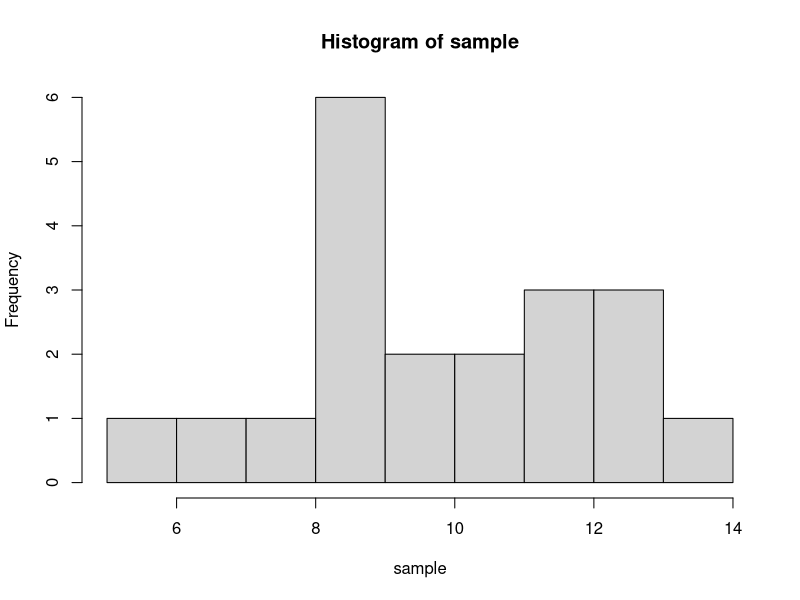
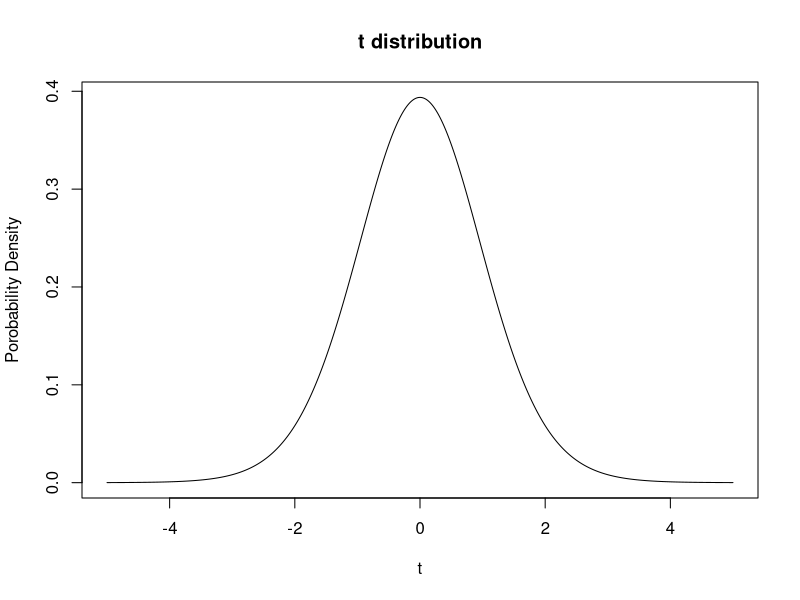
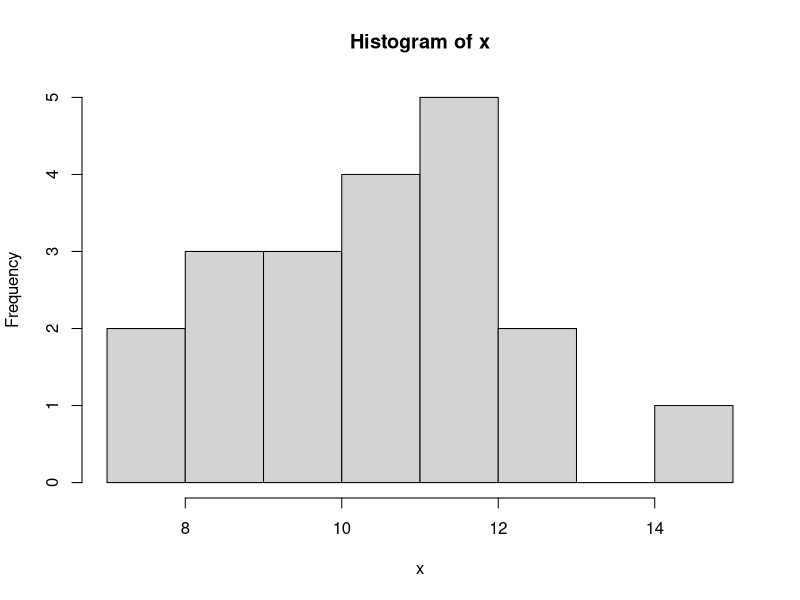
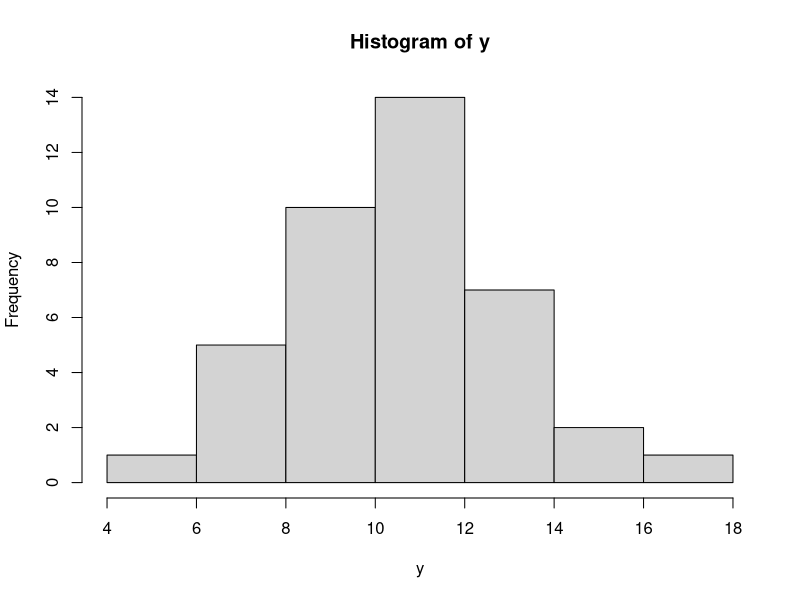
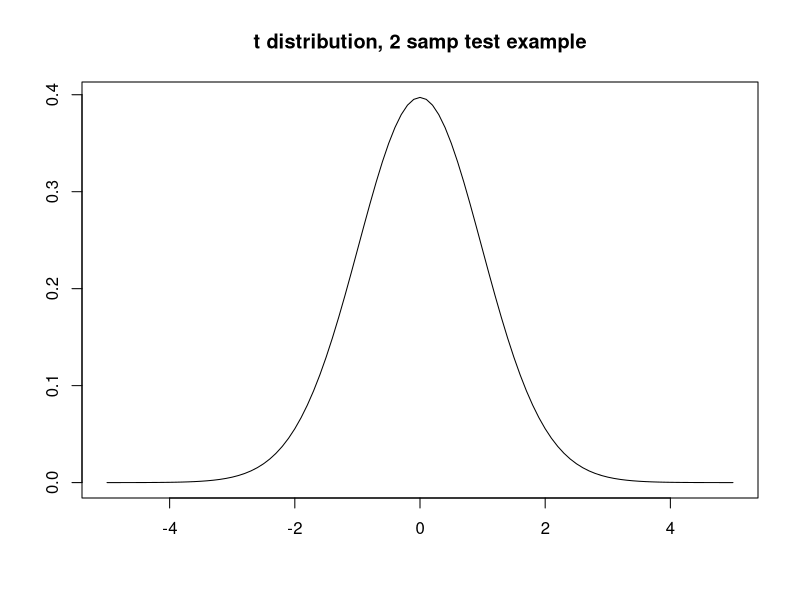
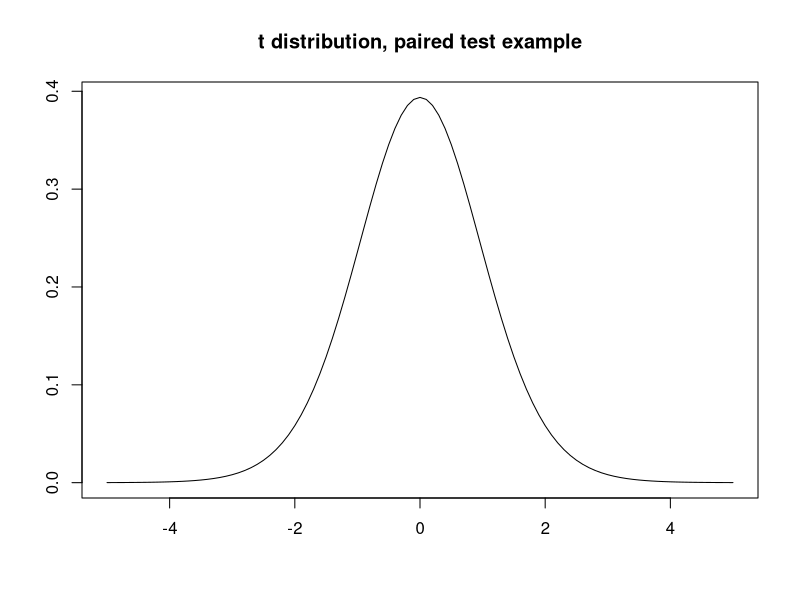

These figures' R source, in order:
## ---- chunk 1
# First set the sample size we are going to use when we draw our sample. Let's do a sample size of 20 and
# call the variable n
n = 20

# Create a sample to use via the rnorm command. Call this variable "sample".
# Give it a mean of 10 and a standard deviation of 2.5
# plot it in a histogram using hist()
sample = rnorm(n, mean = 10, sd = 2.5)

hist(sample)

# Quickly remake the t distribution, by copying the code we used last time. 
x = seq(-5,5,by = 0.001)
tdistr = dt(x,n-1)
plot(x,tdistr,type = "l",main = "t distribution",xlab = "t",ylab = "Porobability Density")

# what's our t value and where is it on the distribution?  What do you predict for the result of
# the test?
obs_t = (mean(sample)-10)/(sd(sample)/sqrt(length(sample)))

# R's t-test function is called t.test. run help(t.test) to get a feel for the function.

# do the t.test:
# remember, the mean of our null is 10 and we want to do a right, one-sided test (greater than).
t.test(sample,mu = 10,alternative="g")

# There are a lot of outputs, but for our purposes we want to focus on 
# the p-value. 
## ---- chunk 2
#Let's do sample sizes of x = 20 and y = 40 (same sd).

x = rnorm(20, mean = 10, sd = 2.5)
y = rnorm(40, mean = 11, sd = 2.5)

# Look at them using hist().

hist(x)
hist(y)
## ---- chunk 3
# Here I made the variances equal. In practice if we are using a two
# sample t test and allowing ourselves to assume equal variances then we
# compute what is called the pooled standard deviation. 

sp = ((length(x)-1)*sd(x)^2+(length(y)-1)*sd(y)^2)/(length(x)+length(y)-2)
sp = sqrt(sp)

# Then we need to think about our H0 for a moment.

# Let's say our H0 is that the population means are equal.ie mean(x)=mean(y).
# So we can calculate our t statistic as follows:
  
obs_t = (mean(x)-mean(y))/sqrt((sp^2)/length(x)+(sp^2)/length(y))

# Now we need to think about our Ha.  Let's say we thought it might be the
# case that mean(x) < mean(y), That means our t stat would be out there in the left
# tail of the distribution.  Think about an extreme case where we would feel confident
# in saying mean(x) < mean(y).  Imagine mean(x) was 0 and
# mean(y) was 1000.  If the samples were large and xbar ~mean(x) and ybar ~mean(y) then
# tstat would be large and negative! This means to the left.

# Ok so what does our t distribution look like?  Where does our observed
# value of t land?  What does that imply for our testing?

tdistr = dt(seq(-5,5,by = .1),length(x)+length(y)-2)
plot(seq(-5,5,by=.1),tdistr,type = "l",main = "t distribution, 2 samp test example",xlab = "",ylab = "")

# Ok now use the t.test to perform a two-sample t-test. We do not need to set mu, instead we need to 
# input both samples into t.test(). We also need to specify that the variances of our samples are 
# equal and that we want a "left" or "lesser" one-sided t-test. 
t.test(x,y,var.equal=TRUE, alternative = "l")

# Do the results of the t-test confirm your intuition?

## ---- chunk 4
N_iter = 20000
h_out = 0
alpha = 0.05
for (i in 1:N_iter){
  x = rnorm(n, mean = 10, sd = 2.5)
  p=t.test(x,mu = 10,alternative = "g")[["p.value"]]
  if (p < alpha){
  h_out = h_out+1
  }
  }
# So what's the rate of type I error?

h_out/N_iter

# It should be close to our significance level!  If H0 is true and we
# reject the Null we are out in the tail of distribution by chance.  And
# alpha is the probability of that!
## ---- chunk 5
# Ok we need two samples again. Let's call them x and y again. 
# Set both sample sizes to 20. Set the mean of one of x to 10 and the mean of y to 11. 
# Standard deviation for both is 2.5
n=20

x = rnorm(n, mean = 10, sd = 2.5)
y = rnorm(n, mean = 11, sd = 2.5)

# Ok, so what are our diffs? does the order matter? In this case our HA is that mean(x)<mean(y), so we 
# are going to calculate the diffs as x-y with our expectation being that there will be a negative 
# difference if the null is false. 
  
the_diffs=x-y

# What's our H0?  Let's say it is that the means are equal again.

# What's our t stat?

obs_t = mean(the_diffs)/(sd(the_diffs)/sqrt(length(the_diffs)))

# What does our t distribution look like? Where is our observed t value?
# What's the likely outcome of our test?

tdistr = dt(seq(-5,5,by=.1),length(the_diffs)-1)
plot(seq(-5,5,by=.1),tdistr,type = "l",main = "t distribution, paired test example",xlab = "",ylab = "")

# What's our Ha?  Let's say that it is mean(x)<mean(y), so we need to look at a
# rejection region in the left tail of the distribution.
# Ok, do the test. It's t.test again but this time we are going to specify that they are paired. 

t.test(x,y,paired = TRUE, alternative = "l")
